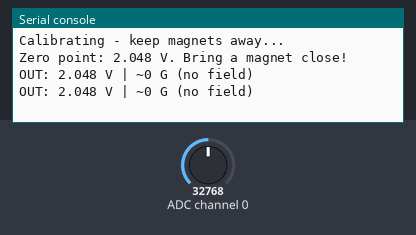
A program run on a simulated CircuitPython board. On the bench: the last lines printed to the serial console. The inputs (shaded band) are chosen by the test bench; at power-on: ADC channel 0 = 32768 (analog values on the 0–65535 scale).

Above: at 3.2 s.
3.3 s: ADC channel 0 set to 45874
At 4.1 s:
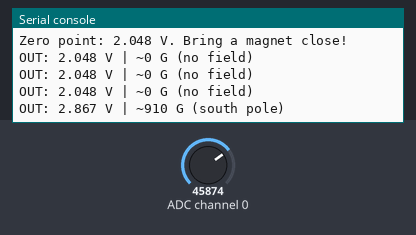
5.2 s: ADC channel 0 set to 19660
At 6.1 s:
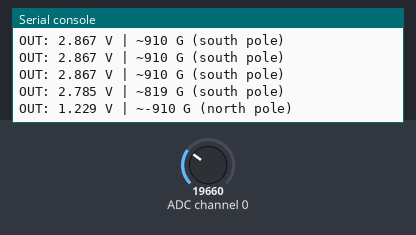

Measured:
- after the input at 3.3 s, the serial console: prints a new line after 0.41 s (image 1)
- after the input at 5.2 s, the serial console: prints a new line at once (image 2)

The program:

example.py
```python
# Uses an ADS1115 on I2C to read the sensor output on a Raspberry Pi, calibrates a zero point, converts voltage to gauss, and logs field strength and pole to the console.
#
# Buy this module: https://shillehtek.com/products/linear-hall-effect-sensor-49e-arduino-esp32
# Full manual: https://shillehtek.com/blogs/shillehtek-product-manuals/linear-hall-effect-sensor-49e-arduino-esp32-manual
# More examples: https://github.com/shillehbean/shillehtek-examples
#

#!/usr/bin/env python3
# 49E Linear Hall Effect Sensor - Raspberry Pi + ADS1115 Example
# OUT -> ADS1115 A0, SDA/SCL -> GPIO 2/3, VCC -> 3.3V
# Install: pip3 install adafruit-circuitpython-ads1x15

import time
import board
import busio
import adafruit_ads1x15.ads1115 as ADS
from adafruit_ads1x15.analog_in import AnalogIn

MV_PER_GAUSS = 0.9   # ~0.9 mV/G at 3.3V supply

i2c = busio.I2C(board.SCL, board.SDA)
ads = ADS.ADS1115(i2c)
ads.gain = 1
channel = AnalogIn(ads, ADS.P0)

def read_volts(samples):
    total = 0.0
    for _ in range(samples):
        total += channel.voltage
        time.sleep(0.002)
    return total / samples

print("Calibrating - keep magnets away...")
time.sleep(1)
zero = read_volts(100)
print("Zero point: {:.3f} V. Bring a magnet close!".format(zero))

try:
    while True:
        volts = read_volts(20)
        gauss = (volts - zero) * 1000 / MV_PER_GAUSS

        if gauss > 15:
            pole = "south pole"
        elif gauss < -15:
            pole = "north pole"
        else:
            pole = "no field"

        print("OUT: {:.3f} V | ~{:.0f} G ({})".format(volts, gauss, pole))
        time.sleep(0.3)
except KeyboardInterrupt:
    print("Stopped by user")
```
